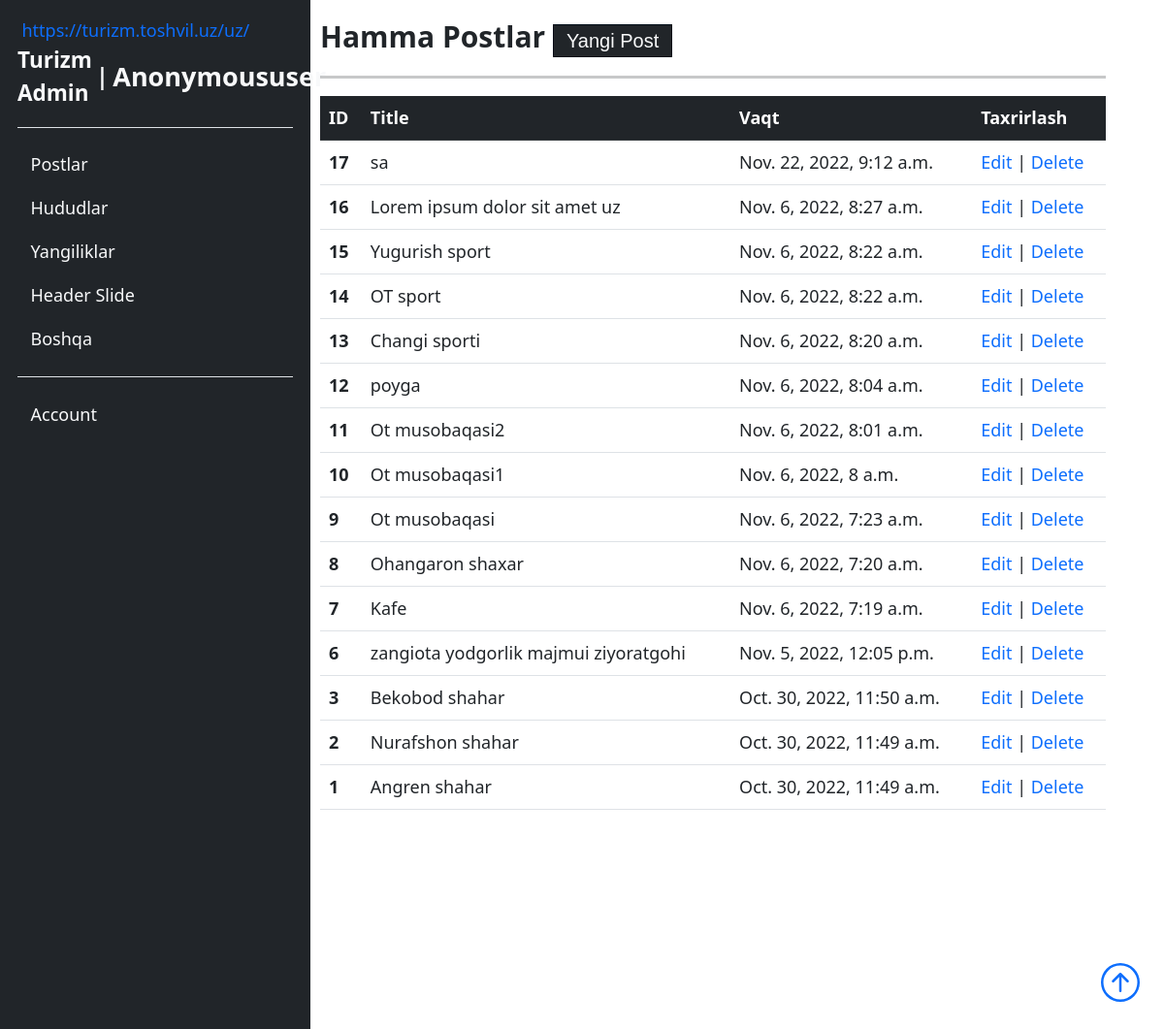
The page /users/root/list/ on the database as committed earlier.
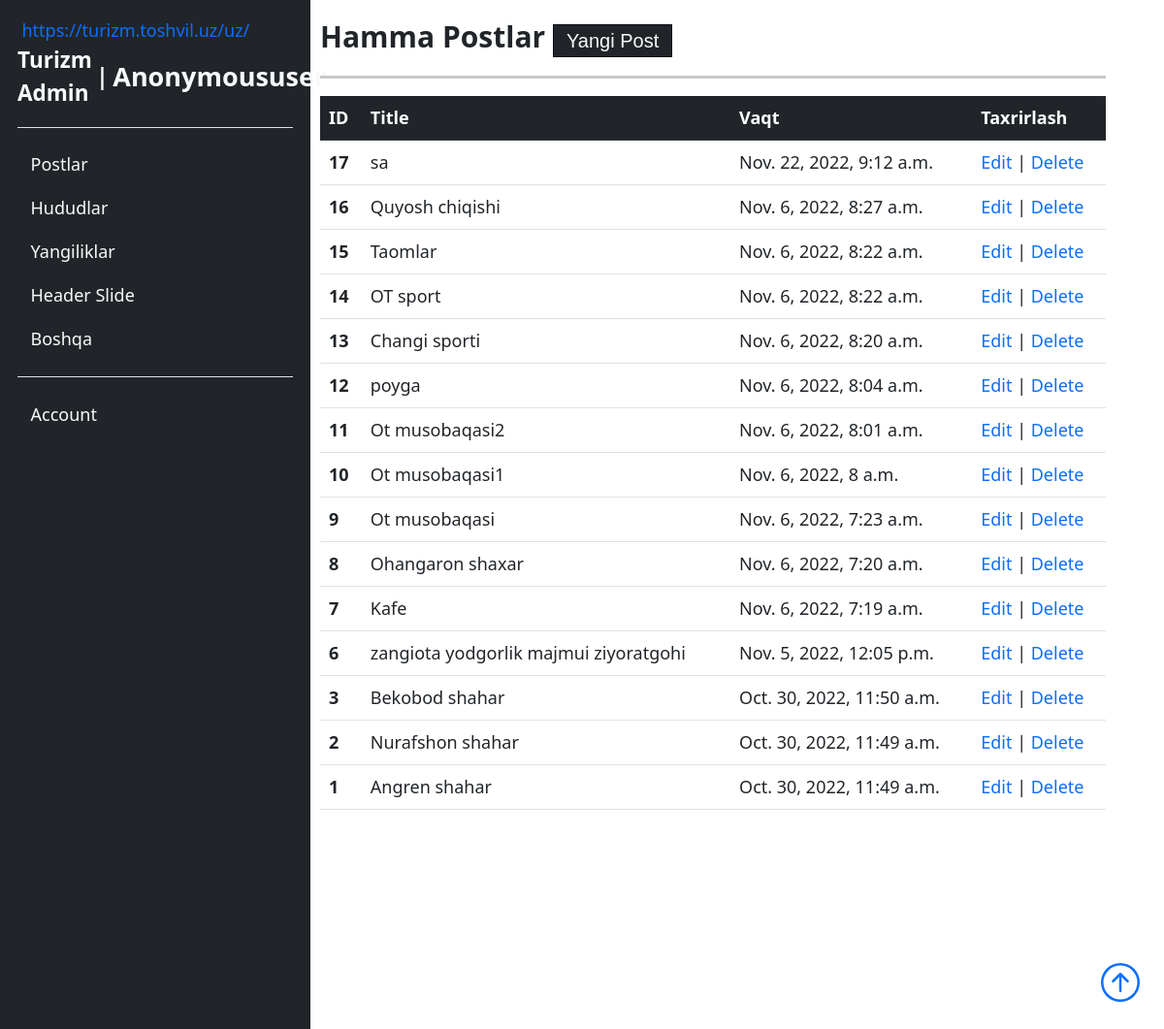
The same page on the database as committed later.
### main/models.py (models this page shows, shortened)
class Post(M):
    author = m.ForeignKey(CustomUser, on_delete=m.SET_NULL, null=True, blank=True)
    navbaritem = m.ForeignKey(NavbarItems, on_delete=m.SET_NULL, null=True, blank=True)
    post_img = ResizedImageField(size=[2500, 1500],upload_to='posts/')
    uz_title = m.CharField(max_length=l)
    ru_title = m.CharField(max_length=l, null=True, blank=True)
    en_title = m.CharField(max_length=l, null=True, blank=True)
    uz_description = m.CharField(max_length=100)
    ru_description= m.CharField(max_length=l, null=True, blank=True)
    en_description= m.CharField(max_length=l, null=True, blank=True)
    uz_post = RichTextUploadingField()
    ru_post = RichTextUploadingField(null=True, blank=True)
    en_post = RichTextUploadingField(null=True, blank=True)
    slug = m.SlugField(max_length=l, unique=True)
    post_view = m.IntegerField(default=0, null=True, blank=True)
    add_time = m.DateTimeField(auto_now_add=True)

### custom_user/views.py (the view)
# urls.py: path('root/list/', PostList.as_view(), name='postlist'),
class PostList(ListView):
    model = Post
    ordering = '-add_time'
    paginate_by = 50
    template_name = 'users/adminpanel/list/list.htm'

### main/models.py (called while the page is built)
    def __str__(self):
        return self.uz_name

    def __str__(self):
        return super().__str__()

### templates/users/adminpanel/list/list.htm (shortened to what this page needs)
{% extends '../root.htm' %}
{% block name %}
    Hamma Postlar
{% endblock name %}
{% block add_btn %}
    <a class="bg-dark link-light" href="{% url 'users:newpost' %}">Yangi Post</a>
{% endblock add_btn %}
{% block list %}
    <div id="table">
        <table class="table">
            <thead class="table-dark">
                <tr>
                    <th scope="col">ID</th>
                    <th scope="col">Title</th>
                    <th scope="col">Vaqt</th>
                    <th scope="col">Taxrirlash</th>
                </tr>
            </thead>
            <tbody>
                {% for obj in object_list %}
                    <tr>
                        <th>{{ obj.id }}</th>
                        <td>{{ obj.uz_title }}</td>
                        <td>{{ obj.add_time }}</td>
                        <td>
                            <a href="{% url 'users:updatepost' slug=obj.slug %}">Edit</a> | <a href="" data-bs-toggle="modal" data-bs-target="#staticBackdrop{{ obj.id }}" >Delete</a>
                        </td>
                    </tr>
                {% endfor %}
            </tbody>
        </table>
    </div>
{% endblock list %}

Rows that differ between the two databases and show on the page:
changed Post id 16: uz_title "Lorem ipsum dolor sit amet uz" → "Quyosh chiqishi"
changed Post id 15: uz_title "Yugurish sport" → "Taomlar"
